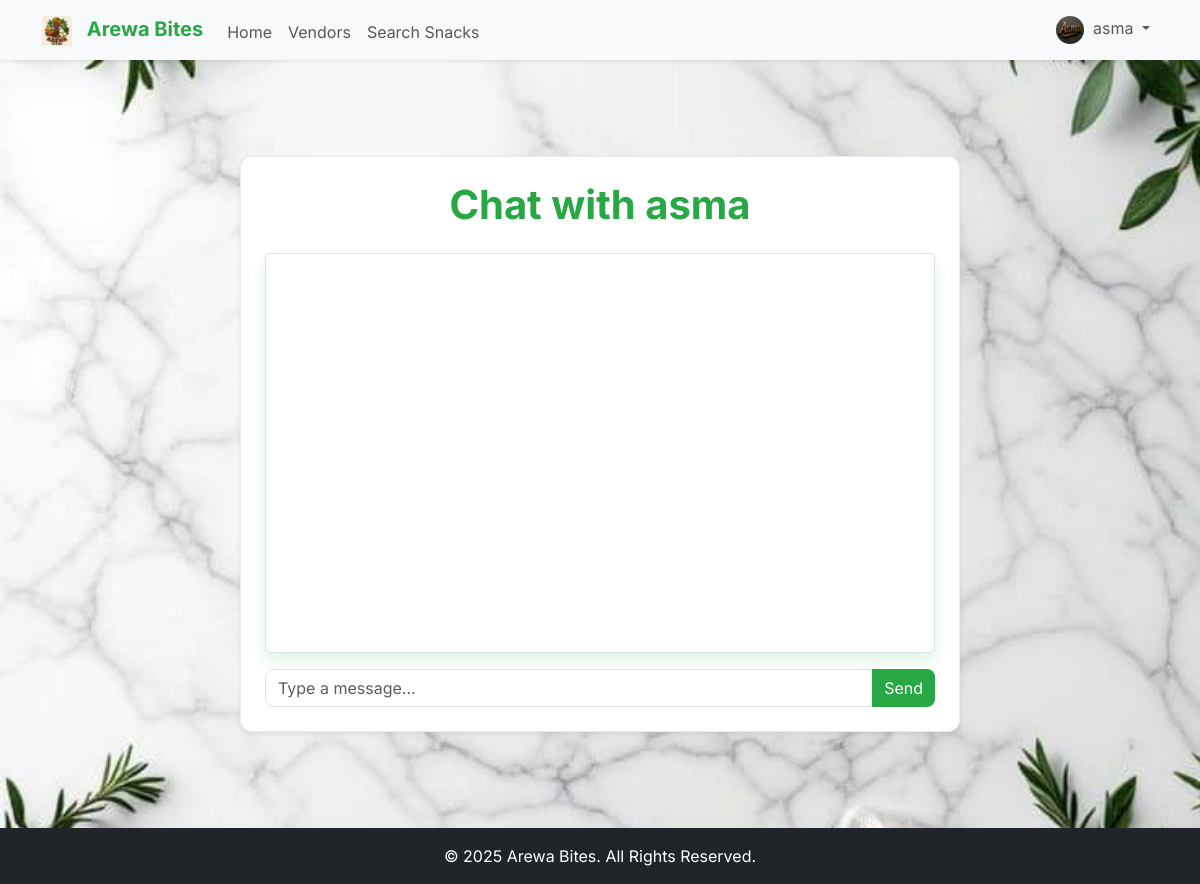
The page /chat/1 (signed in) on the database its author committed.
### app/models.py (models this page shows, shortened)
class Vendor(db.Model, UserMixin):
    id = db.Column(db.Integer, primary_key=True)
    business_name = db.Column(db.String(100), unique=True, nullable=False)
    contact_name = db.Column(db.String(100), nullable=False)
    whatsapp_number = db.Column(db.String(20), unique=True, nullable=False)
    location_zone = db.Column(db.String(100), nullable=False)
    state = db.Column(db.String(100), nullable=False)
    email = db.Column(db.String(120), unique=True, nullable=False)
    password = db.Column(db.String(200), nullable=False)
    logo_url = db.Column(db.String(200), nullable=False, default='logos/default.png')
    is_admin = db.Column(db.Boolean, default=False)
    is_verified = db.Column(db.Boolean, default=False)
    referral_code = db.Column(db.String(10), unique=True, nullable=False)
    referred_by = db.Column(db.Integer, db.ForeignKey('vendor.id'))
    snacks = db.relationship('Snack', backref='vendor', lazy=True, cascade="all, delete-orphan")
    referrals = db.relationship('Vendor', backref=db.backref('referrer', remote_side=[id]), lazy=True)

### app/routes.py (the view)
@main.route("/chat/<int:vendor_id>")
@vendor_only
def chat(vendor_id):
    vendor_to_chat_with = db.session.get(Vendor, vendor_id)
    if not vendor_to_chat_with:
        flash('Vendor not found.', 'danger')
        return redirect(url_for('main.home'))
    chat_history = []
    return render_template('chat.html', vendor_to_chat_with=vendor_to_chat_with, chat_history=chat_history)

### app/__init__.py (called while the page is built)
def create_app(config_class=Config):
    app = Flask(__name__)
    app.config.from_object(config_class)
    db.init_app(app)
    bcrypt.init_app(app)
    login_manager.init_app(app)
    csrf.init_app(app)
    migrate.init_app(app, db)
    socketio.init_app(app)
    @app.context_processor
    def inject_globals():
        current_vendor = None
        if 'vendor_id' in session:
            from app.models import Vendor
            current_vendor = db.session.get(Vendor, session.get('vendor_id'))
        return {
            'now': datetime.utcnow(),
            'current_vendor': current_vendor
        }
    from app.routes import main
    app.register_blueprint(main)
    return app

### app/routes.py (called while the page is built)
@login_manager.user_loader
def load_user(user_id):
    return db.session.get(Vendor, int(user_id))

def vendor_only(f):
    @wraps(f)
    def decorated_function(*args, **kwargs):
        if not session.get('vendor_id'):
            flash('Please log in to access this page.', 'danger')
            return redirect(url_for('main.login'))
        return f(*args, **kwargs)
    return decorated_function

### app/templates/chat.html (shortened to what this page needs)
{% extends "base.html" %}
{% block content %}
<div class="container my-5">
    <div class="row justify-content-center">
        <div class="col-md-8">
            <div class="card p-4 shadow-sm arewa-card">
                <h1 class="text-center arewa-text-green mb-4 fw-bold">Chat with {{ vendor_to_chat_with.business_name }}</h1>
                <div id="chat-box" class="border rounded p-3 mb-3 arewa-card" style="height: 400px; overflow-y: scroll;">
                </div>
                <form id="send-message-form">
                    <div class="input-group">
                        <input type="text" id="message-input" class="form-control" placeholder="Type a message...">
                        <button class="btn btn-arewa-primary" type="submit">Send</button>
                    </div>
                </form>
            </div>
        </div>
    </div>
</div>
{% endblock %}

### app/templates/base.html (shortened to what this page needs)
<!DOCTYPE html>
<html lang="en">
<head>
    <link rel="stylesheet" href="{{ url_for('static', filename='css/bootstrap.min.css') }}">
    <link rel="stylesheet" href="https://cdnjs.cloudflare.com/ajax/libs/font-awesome/6.4.0/css/all.min.css" />
    <link rel="stylesheet" href="{{ url_for('static', filename='css/style.css') }}">
</head>
<body class="bg-light d-flex flex-column min-vh-100">
    <nav class="navbar navbar-expand-lg bg-light shadow-sm">
        <div class="container">
            <a class="navbar-brand fw-bold" href="{{ url_for('main.home') }}">
                <img src="{{ url_for('static', filename='logos/arewa_logo.png') }}" alt="Arewa Bites Logo" style="height: 30px; margin-right: 10px;"> <span class="arewa-text-green">Arewa Bites</span>
            </a>
            <div class="collapse navbar-collapse" id="navbarNav">
                <ul class="navbar-nav me-auto mb-2 mb-lg-0">
                    <li class="nav-item">
                        <a class="nav-link nav-link-item" href="{{ url_for('main.home') }}">Home</a>
                    </li>
                    <li class="nav-item">
                        <a class="nav-link nav-link-item" href="{{ url_for('main.list_vendors') }}">Vendors</a>
                    </li>
                    <li class="nav-item">
                        <a class="nav-link nav-link-item" href="{{ url_for('main.search_snacks') }}">Search Snacks</a>
                    </li>
                </ul>
                <ul class="navbar-nav">
                    {% if current_vendor %}
                        <li class="nav-item dropdown">
                            <a class="nav-link dropdown-toggle" href="#" id="navbarDropdown" role="button" data-bs-toggle="dropdown" aria-expanded="false">
                                <img src="{{ url_for('static', filename=current_vendor.logo_url) }}" class="rounded-circle me-1" alt="Logo" style="width: 28px; height: 28px; object-fit: cover;">
                                {{ current_vendor.business_name }}
                            </a>
                        </li>
                    {% endif %}
                </ul>
            </div>
        </div>
    </nav>
    <main class="container mt-5 flex-grow-1">
        {% block content %}{% endblock %}
    </main>
    <footer class="mt-5 py-3 bg-dark text-white text-center">
        <div class="container">
            <p class="mb-0">&copy; {{ now.year }} Arewa Bites. All Rights Reserved.</p>
        </div>
    </footer>
</body>
</html>

### app/static/css/style.css (style rules this page uses)
body { background-color: #F8F9FA; background-image: url("../images/traditional_food_pattern.png"); background-repeat: no-repeat; background-position: center center; background-size: cover; background-attachment: fixed; color: #343A40; font-family: 'Inter', sans-serif; font-size: 1rem; line-height: 1.5; }
.arewa-text-green { color: #28A745 !important; }
.arewa-card { background-color: #FFFFFF; border: 1px solid #E9ECEF; border-radius: 12px; box-shadow: 0 8px 16px rgba(40, 167, 69, 0.15); }
.form-control, .btn, .badge { border-radius: 8px; }
.btn-arewa-primary { background-color: #28A745; color: white; border: none; }
.nav-link-item { position: relative; padding-bottom: 5px; transition: color 0.3s ease-in-out; }
.nav-link-item::after { content: ''; position: absolute; width: 0; height: 2px; bottom: 0; left: 0; background-color: #28A745; transition: width 0.3s ease-in-out; }
h1.arewa-text-green { font-weight: bold; }
.navbar-brand img { height: 30px; margin-right: 10px; }

### rows shown on the page
Vendor: logo_url (picture), business_name "asma"
